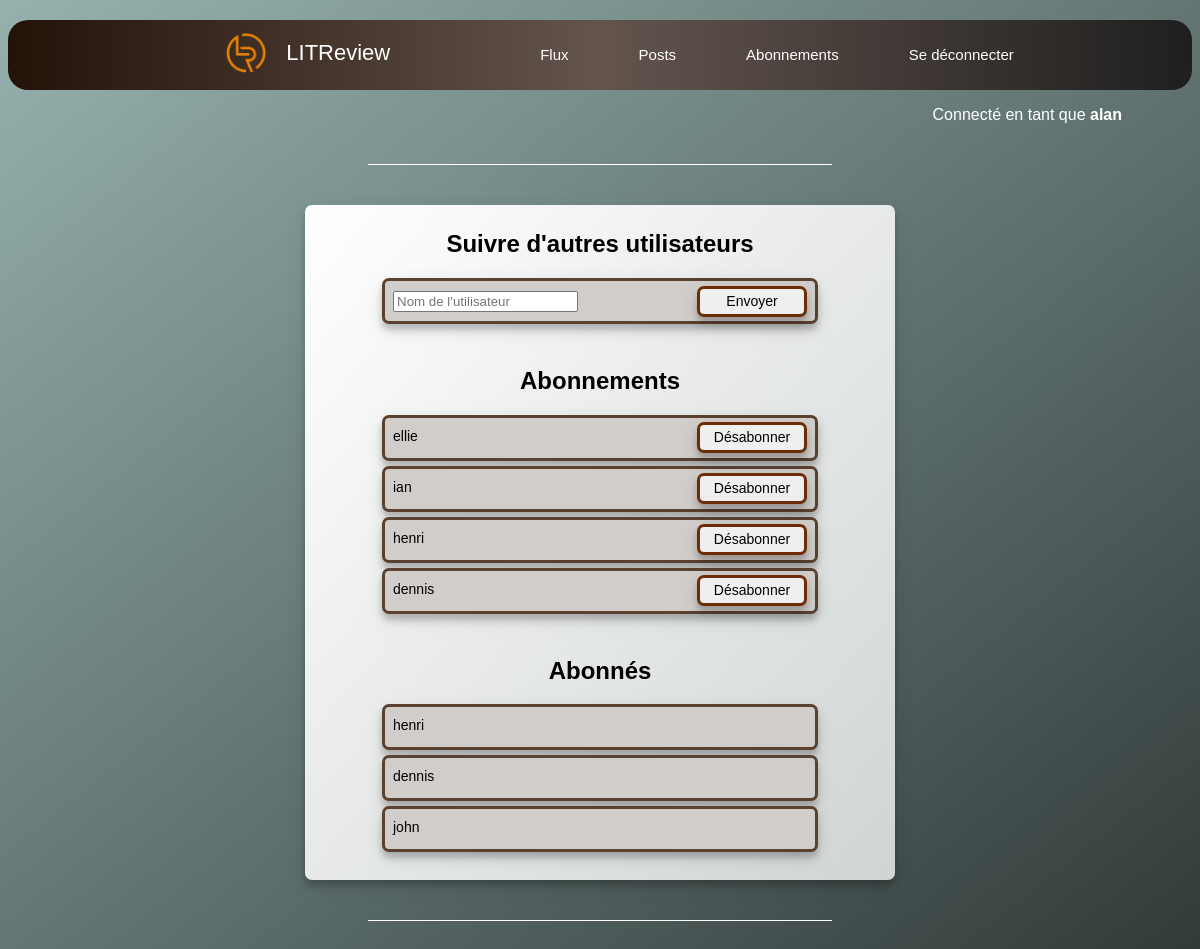
The page /ticket_and_review/subscription/ (signed in) on the database its author committed.
### ticket_and_review/models.py (models this page shows)
class UserFollows(models.Model):
    user = models.ForeignKey(settings.AUTH_USER_MODEL,
                             on_delete=models.CASCADE, related_name='following')
    followed_user = models.ForeignKey(settings.AUTH_USER_MODEL,
                                      on_delete=models.CASCADE, related_name='followed_by')
    class Meta:
        unique_together = ('user', 'followed_user', )

### ticket_and_review/views.py (the view, shortened to what this page needs)
@login_required
def subscription_page(request):
    users_followed = UserFollows.objects.filter(user=request.user)
    users_followers = UserFollows.objects.filter(followed_user=request.user)
    return render(request, 'ticket_and_review/subscription.html',
                  context={'users_followed': users_followed, 'users_followers': users_followers})

### ticket_and_review/templates/ticket_and_review/subscription.html (shortened to what this page needs)
{% extends 'ticket_and_review/base.html' %}
{% block content %}
    <div class="post">
        <h2>Suivre d'autres utilisateurs</h2>
        <form method="post" >
            <div class="search">
                <input class="search_input" type="text" name="name" placeholder="Nom de l'utilisateur">
                <button class="search_btn" type="submit" >Envoyer</button>
            </div>
        </form>
        <br>
        <h2>Abonnements</h2>
        {% for followed in users_followed %}
            <div class="unfollow">
                <div class="unfollow_user"> {{ followed.followed_user }}</div>
                <div class="unfollow_btn"><a href="{% url 'unfollow' followed.id %}"><button type="submit" >Désabonner</button></a></div>
            </div>
        {% endfor %}
        <br>
        <h2>Abonnés</h2>
        {% for follower in users_followers %}
            <div class="followed">
                <div class="followed_user">{{ follower.user }}</div>
            </div>
        {% endfor %}
        <br>
    </div>
    <div class="trait"><hr></div>
{% endblock content %}

### ticket_and_review/templates/ticket_and_review/base.html (shortened to what this page needs)
<!DOCTYPE html>
{% load static %}
<html lang="fr">
    <head>
        <link rel="stylesheet" href="{% static 'ticket_and_review/style.css' %}">
    </head>
    <body>
        <header>
            <nav>
                <ul class="liste-objets">
                    <li id="logo"><img src="{% static 'ticket_and_review/logo_orange.png' %}" alt="logo"></li>
                    <li id="nom">LITReview</li>
                    <li id="espace"></li>
                    <li class="objets"><a href="{% url 'flux' %}">Flux</a></li>
                    <li class="objets"><a href="{% url 'posts' %}">Posts</a></li>
                    <li class="objets"><a href="{% url 'subscription' %}">Abonnements</a></li>
                    <li class="objets"><a href="{% url 'logout' %}">Se déconnecter</a></li>
                </ul>
            </nav>
         </header>
        {% if user.is_authenticated %}
        <p id="id_connect">Connecté en tant que <strong>{{ request.user }}</strong></p>
        {% endif %}
        <div class="trait"><hr></div>
        {% block content %}{% endblock content %}
    </body>
</html>

### ticket_and_review/static/ticket_and_review/style.css (style rules this page uses)
* { font-family:"Verdana", "Arial", "Arial Black", Arial, Verdana, sans-serif; text-decoration: none; }
body { background-image: linear-gradient(to bottom right, rgb(150,178,174), rgb(49,58,57)); background-repeat: no-repeat; background-attachment: fixed; }
a { color: white; font-size: 22px; }
nav { padding-left: 0px; z-index: 2; position: relative; width: 100%; height: 70px; background: linear-gradient(90deg, rgb(35, 18, 8), rgb(99, 84, 77), #1f1f1f); color: white; border-radius: 20px; }
.liste-objets #nom { color: white; padding-right: 30px; font-size: 22px; margin-top: 8px; }
.liste-objets img { height: 40px; padding-right: 20px; vertical-align: middle; margin-top: 12px; }
.liste-objets { display: block; display:flex; margin-left: auto; margin-right: auto; list-style-type: none; height: 100%; line-height: 50px; font-size: 20px; justify-content: center; vertical-align: center; }
.liste-objets a { font-size: 15px; }
.liste-objets #espace { width:20px; padding-right: 30px; }
.objets { cursor: pointer; margin-top: 8px; flex-shrink: 0; margin-left: 70px; position: relative; }
#id_connect { text-align: right; margin-right: 70px; color: white; }
.trait { margin: 40px; width:464px; height:1px; overflow:hidden; background-color: white; justify-content: center; margin-left: auto; margin-right: auto; display:flex; }
.post { min-height: 150px; max-width: 550px; margin-left: auto; margin-right: auto; padding: 5px 20px 5px 20px; border-radius: 7px; box-shadow: 0 6px 6px 0 rgba(0,0,0,0.2), 0 6px 20px 0 rgba(0,0,0,0.1); margin-bottom: 10px; margin-top: 10px; background-image: linear-gradient(to bottom right, white, rgb(208,213,212)); }
.post h2 { text-align: center; }
.unfollow, .search, .followed { font-size: 14px; width: 430px; height: 40px; border-radius: 7px; background-color: rgb(209, 205, 202); box-shadow: 0 6px 6px 0 rgba(0,0,0,0.2), 0 6px 20px 0 rgba(0,0,0,0.1); border: 0.9mm solid rgb(90, 65, 48); margin-top: 5px; margin-bottom: 5px; margin-right: auto; margin-left: auto; }
.unfollow_user, .search_input, .followed_user { float: left; margin-top: 10px; margin-left: 8px; }
.unfollow_btn, .search_btn { float: right; }
.unfollow_btn { margin-top: 4px; margin-right: 8px; }
.search_btn { margin-top: 5px; margin-right: 8px; }
.search_btn, .unfollow_btn button { color: black; font-size: 14px; width: 110px; height: 31px; border-radius: 7px; box-shadow: 0 6px 6px 0 rgba(0,0,0,0.2), 0 6px 20px 0 rgba(0,0,0,0.1); border: 0.9mm solid rgb(110, 44, 6); cursor: pointer; text-align: center; }

### rows shown on the page
UserFollows: followed_user "ellie"
UserFollows: followed_user "ian"
UserFollows: followed_user "henri"
UserFollows: followed_user "dennis"
UserFollows: user "henri"
UserFollows: user "dennis"
UserFollows: user "john"

### other values the page prints
{{ request.user }} "alan"
